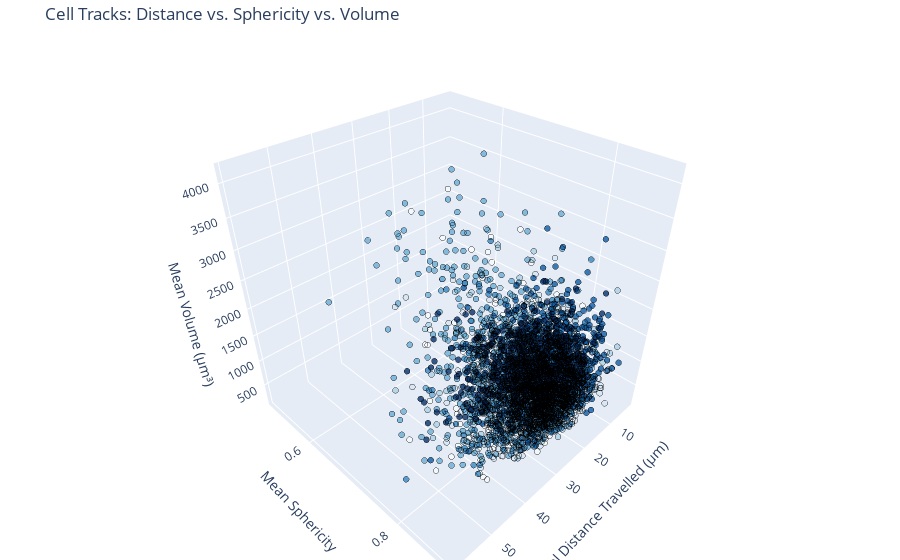

Notebook source saved alongside this figure:
### Code cell
import plotly.graph_objs as go

fig = go.Figure(data=[go.Scatter3d(
    x=ioi_statistics['total_distance_um'],
    y=ioi_statistics['mean_sphericity'],
    z=ioi_statistics['mean_volume_um3'],
    mode='markers',
    marker=dict(
        size=2,
        color=ioi_statistics['file'],   # Color by file index
        colorscale='Blues',
        opacity=0.8,
        line=dict(width=1, color='black')
    ),
    text=ioi_statistics['unique_id'],   # hover text
    hovertemplate=(
        'File: %{marker.color}<br>'
        'Unique ID: %{text}<br>'
        'Total Distance: %{x:.1f} μm<br>'
        'Mean Sphericity: %{y:.3f}<br>'
        'Mean Volume: %{z:.0f} μm³'
    )
)])

fig.update_layout(
    scene=dict(
        xaxis_title='Total Distance Travelled (μm)',
        yaxis_title='Mean Sphericity',
        zaxis_title='Mean Volume (μm³)'
    ),
    title='Cell Tracks: Distance vs. Sphericity vs. Volume',
    margin=dict(l=0, r=0, b=0, t=40),
    legend_title='File'
)

fig.show()

### Figure 1 — Plotly figure (JSON) as saved in the notebook; plotly's stock layout.template omitted (floating-point values rounded to 4 significant figures; data arrays with more than 128 entries replaced by an {"elided": "..."} marker saying what was removed)
{"data": [{"hovertemplate": "File: %{marker.color}<br>Unique ID: %{text}<br>Total Distance: %{x:.1f} μm<br>Mean Sphericity: %{y:.3f}<br>Mean Volume: %{z:.0f} μm³", "marker": {"color": {"elided": "3650 int values"}, "colorscale": [[0, "rgb(247,251,255)"], [0.125, "rgb(222,235,247)"], [0.25, "rgb(198,219,239)"], [0.375, "rgb(158,202,225)"], [0.5, "rgb(107,174,214)"], [0.625, "rgb(66,146,198)"], [0.75, "rgb(33,113,181)"], [0.875, "rgb(8,81,156)"], [1, "rgb(8,48,107)"]], "line": {"color": "black", "width": 1}, "opacity": 0.8, "size": 2}, "mode": "markers", "text": {"elided": "3650 str values"}, "type": "scatter3d", "x": {"elided": "3650 float values"}, "y": {"elided": "3650 float values"}, "z": {"elided": "3650 float values"}}], "layout": {"legend": {"title": {"text": "File"}}, "margin": {"b": 0, "l": 0, "r": 0, "t": 40}, "scene": {"xaxis": {"title": {"text": "Total Distance Travelled (μm)"}}, "yaxis": {"title": {"text": "Mean Sphericity"}}, "zaxis": {"title": {"text": "Mean Volume (μm³)"}}}, "title": {"text": "Cell Tracks: Distance vs. Sphericity vs. Volume"}}}
